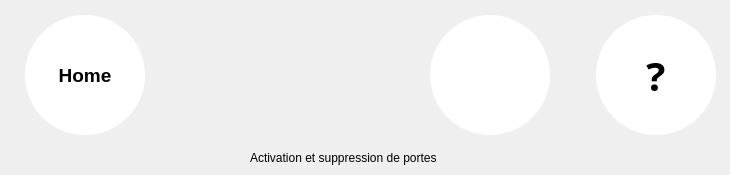
   <widget class="QWidget" name="page_4">
    <widget class="QWidget" name="layoutWidget_5">
     <property name="geometry">
      <rect>
       <x>20</x>
       <y>10</y>
       <width>701</width>
       <height>130</height>
      </rect>
     </property>
     <layout class="QHBoxLayout" name="horizontalLayout_5">
      <property name="leftMargin">
       <number>5</number>
      </property>
      <property name="topMargin">
       <number>5</number>
      </property>
      <property name="rightMargin">
       <number>5</number>
      </property>
      <property name="bottomMargin">
       <number>5</number>
      </property>
      <item>
       <widget class="QToolButton" name="B_Home_4">
        <property name="minimumSize">
         <size>
          <width>120</width>
          <height>120</height>
         </size>
        </property>
        <property name="maximumSize">
         <size>
          <width>120</width>
          <height>120</height>
         </size>
        </property>
        <property name="palette">
         <palette>
          <active>
           <colorrole role="Button">
            <brush brushstyle="SolidPattern">
             <color alpha="255">
              <red>255</red>
              <green>255</green>
              <blue>255</blue>
             </color>
            </brush>
           </colorrole>
           <colorrole role="Base">
            <brush brushstyle="SolidPattern">
             <color alpha="255">
              <red>255</red>
              <green>255</green>
              <blue>255</blue>
             </color>
            </brush>
           </colorrole>
           <colorrole role="Window">
            <brush brushstyle="SolidPattern">
             <color alpha="255">
              <red>255</red>
              <green>255</green>
              <blue>255</blue>
             </color>
            </brush>
           </colorrole>
          </active>
          <inactive>
           <colorrole role="Button">
            <brush brushstyle="SolidPattern">
             <color alpha="255">
              <red>255</red>
              <green>255</green>
              <blue>255</blue>
             </color>
            </brush>
           </colorrole>
           <colorrole role="Base">
            <brush brushstyle="SolidPattern">
             <color alpha="255">
              <red>255</red>
              <green>255</green>
              <blue>255</blue>
             </color>
            </brush>
           </colorrole>
           <colorrole role="Window">
            <brush brushstyle="SolidPattern">
             <color alpha="255">
              <red>255</red>
              <green>255</green>
              <blue>255</blue>
             </color>
            </brush>
           </colorrole>
          </inactive>
          <disabled>
           <colorrole role="Button">
            <brush brushstyle="SolidPattern">
             <color alpha="255">
              <red>255</red>
              <green>255</green>
              <blue>255</blue>
             </color>
            </brush>
           </colorrole>
           <colorrole role="Base">
            <brush brushstyle="SolidPattern">
             <color alpha="255">
              <red>255</red>
              <green>255</green>
              <blue>255</blue>
             </color>
            </brush>
           </colorrole>
           <colorrole role="Window">
            <brush brushstyle="SolidPattern">
             <color alpha="255">
              <red>255</red>
              <green>255</green>
              <blue>255</blue>
             </color>
            </brush>
           </colorrole>
          </disabled>
         </palette>
        </property>
        <property name="font">
         <font>
          <pointsize>14</pointsize>
          <weight>75</weight>
          <bold>true</bold>
         </font>
        </property>
        <property name="styleSheet">
         <string notr="true">QToolButton{
background-color: rgb(255, 255, 255);
border-width:1px;
border-radius:60px;
max-width:120px;
max-height:120px;
min-width:120px;
min-height:120px;
}

QToolButton:pressed{ 
	background-color: rgb(222, 222, 222);

}</string>
        </property>
        <property name="text">
         <string>Home</string>
        </property>
        <property name="icon">
         <iconset resource="Src.qrc">
          <normaloff>:/ImgList/Home</normaloff>:/ImgList/Home</iconset>
        </property>
        <property name="iconSize">
         <size>
          <width>70</width>
          <height>70</height>
         </size>
        </property>
        <property name="toolButtonStyle">
         <enum>Qt::ToolButtonTextUnderIcon</enum>
        </property>
       </widget>
      </item>
      <item>
       <spacer name="horizontalSpacer_5">
        <property name="orientation">
         <enum>Qt::Horizontal</enum>
        </property>
        <property name="sizeHint" stdset="0">
         <size>
          <width>40</width>
          <height>20</height>
         </size>
        </property>
       </spacer>
      </item>
      <item>
       <widget class="QToolButton" name="B_Assistance_4">
        <property name="font">
         <font>
          <family>Droid Sans Georgian</family>
          <pointsize>30</pointsize>
          <weight>75</weight>
          <bold>true</bold>
         </font>
        </property>
        <property name="styleSheet">
         <string notr="true">QToolButton{
background-color: rgb(255, 255, 255);
border-width:1px;
border-radius:60px;
max-width:120px;
max-height:120px;
min-width:120px;
min-height:120px;
}

QToolButton:pressed{ 
	background-color: rgb(222, 222, 222);

}</string>
        </property>
        <property name="text">
         <string/>
        </property>
        <property name="icon">
         <iconset resource="Src.qrc">
          <normaloff>:/ImgList/BAssistance</normaloff>:/ImgList/BAssistance</iconset>
        </property>
        <property name="iconSize">
         <size>
          <width>70</width>
          <height>70</height>
         </size>
        </property>
        <property name="popupMode">
         <enum>QToolButton::DelayedPopup</enum>
        </property>
        <property name="toolButtonStyle">
         <enum>Qt::ToolButtonIconOnly</enum>
        </property>
        <property name="autoRaise">
         <bool>false</bool>
        </property>
       </widget>
      </item>
      <item>
       <spacer name="horizontalSpacer_10">
        <property name="orientation">
         <enum>Qt::Horizontal</enum>
        </property>
        <property name="sizeType">
         <enum>QSizePolicy::Fixed</enum>
        </property>
        <property name="sizeHint" stdset="0">
         <size>
          <width>40</width>
          <height>20</height>
         </size>
        </property>
       </spacer>
      </item>
      <item>
       <widget class="QToolButton" name="B_Help_4">
        <property name="palette">
         <palette>
          <active>
           <colorrole role="Button">
            <brush brushstyle="SolidPattern">
             <color alpha="255">
              <red>255</red>
              <green>255</green>
              <blue>255</blue>
             </color>
            </brush>
           </colorrole>
           <colorrole role="Base">
            <brush brushstyle="SolidPattern">
             <color alpha="255">
              <red>255</red>
              <green>255</green>
              <blue>255</blue>
             </color>
            </brush>
           </colorrole>
           <colorrole role="Window">
            <brush brushstyle="SolidPattern">
             <color alpha="255">
              <red>255</red>
              <green>255</green>
              <blue>255</blue>
             </color>
            </brush>
           </colorrole>
          </active>
          <inactive>
           <colorrole role="Button">
            <brush brushstyle="SolidPattern">
             <color alpha="255">
              <red>255</red>
              <green>255</green>
              <blue>255</blue>
             </color>
            </brush>
           </colorrole>
           <colorrole role="Base">
            <brush brushstyle="SolidPattern">
             <color alpha="255">
              <red>255</red>
              <green>255</green>
              <blue>255</blue>
             </color>
            </brush>
           </colorrole>
           <colorrole role="Window">
            <brush brushstyle="SolidPattern">
             <color alpha="255">
              <red>255</red>
              <green>255</green>
              <blue>255</blue>
             </color>
            </brush>
           </colorrole>
          </inactive>
          <disabled>
           <colorrole role="Button">
            <brush brushstyle="SolidPattern">
             <color alpha="255">
              <red>255</red>
              <green>255</green>
              <blue>255</blue>
             </color>
            </brush>
           </colorrole>
           <colorrole role="Base">
            <brush brushstyle="SolidPattern">
             <color alpha="255">
              <red>255</red>
              <green>255</green>
              <blue>255</blue>
             </color>
            </brush>
           </colorrole>
           <colorrole role="Window">
            <brush brushstyle="SolidPattern">
             <color alpha="255">
              <red>255</red>
              <green>255</green>
              <blue>255</blue>
             </color>
            </brush>
           </colorrole>
          </disabled>
         </palette>
        </property>
        <property name="font">
         <font>
          <family>Droid Sans Georgian</family>
          <pointsize>30</pointsize>
          <weight>75</weight>
          <bold>true</bold>
         </font>
        </property>
        <property name="styleSheet">
         <string notr="true">QToolButton{
background-color: rgb(255, 255, 255);
border-width:1px;
border-radius:60px;
max-width:120px;
max-height:120px;
min-width:120px;
min-height:120px;
}

QToolButton:pressed{ 
	background-color: rgb(222, 222, 222);

}</string>
        </property>
        <property name="text">
         <string>?</string>
        </property>
        <property name="popupMode">
         <enum>QToolButton::DelayedPopup</enum>
        </property>
        <property name="toolButtonStyle">
         <enum>Qt::ToolButtonIconOnly</enum>
        </property>
        <property name="autoRaise">
         <bool>false</bool>
        </property>
       </widget>
      </item>
     </layout>
    </widget>
    <widget class="QLabel" name="label_4">
     <property name="geometry">
      <rect>
       <x>250</x>
       <y>150</y>
       <width>231</width>
       <height>16</height>
      </rect>
     </property>
     <property name="text">
      <string>Activation et suppression de portes</string>
     </property>
    </widget>
   </widget>
